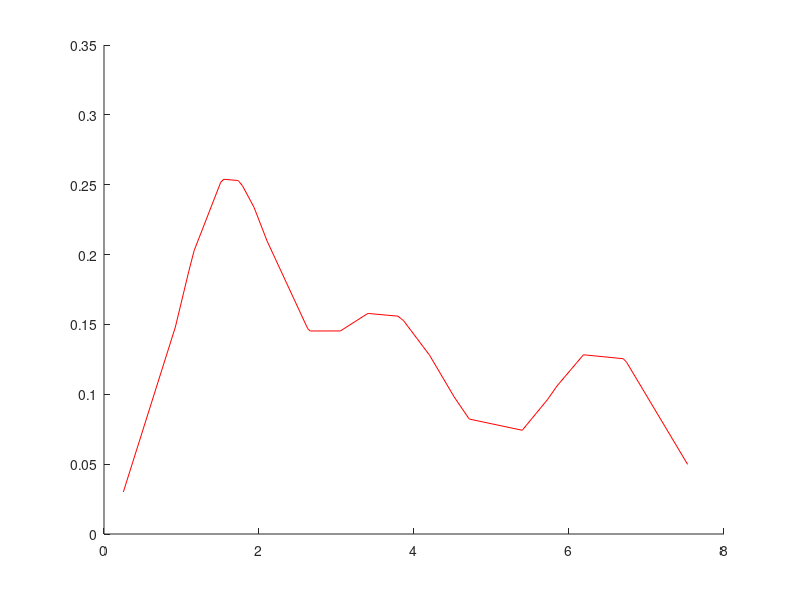

The MATLAB source for this figure: (Note: this script raises an error after producing the figure.)
clear all
% Generate parameters of 3 1D gaussians.
mean1 = 1;
mean2 = 3;
mean3 = 6;
std1 = 1;
std2 = 0.5;
std3 = 2;
% Get 10 samples from each of these.
x1 = normrnd(mean1, std1, [10, 1]);
x2 = normrnd(mean2, std2, [10, 1]);
x3 = normrnd(mean3, std3, [10, 1]);
x = sort([x1; x2; x3]);
% Fit a GMM and look at how good the computation is
gmmModel = fitgmdist(x, 3);
YGMM = pdf(gmmModel, x);
figure (1)
hold on
plot(x, YGMM, 'r')
% Run the EM function.
data = x;
% for EM1D3N.jpg
N = 3;
% % for EM1D4N.jpg
% N = 4;
plot_path = 1;
EM(N, data, plot_path);
% % Or you can call this without showing the plot by my implementation.
% EM(N, data);